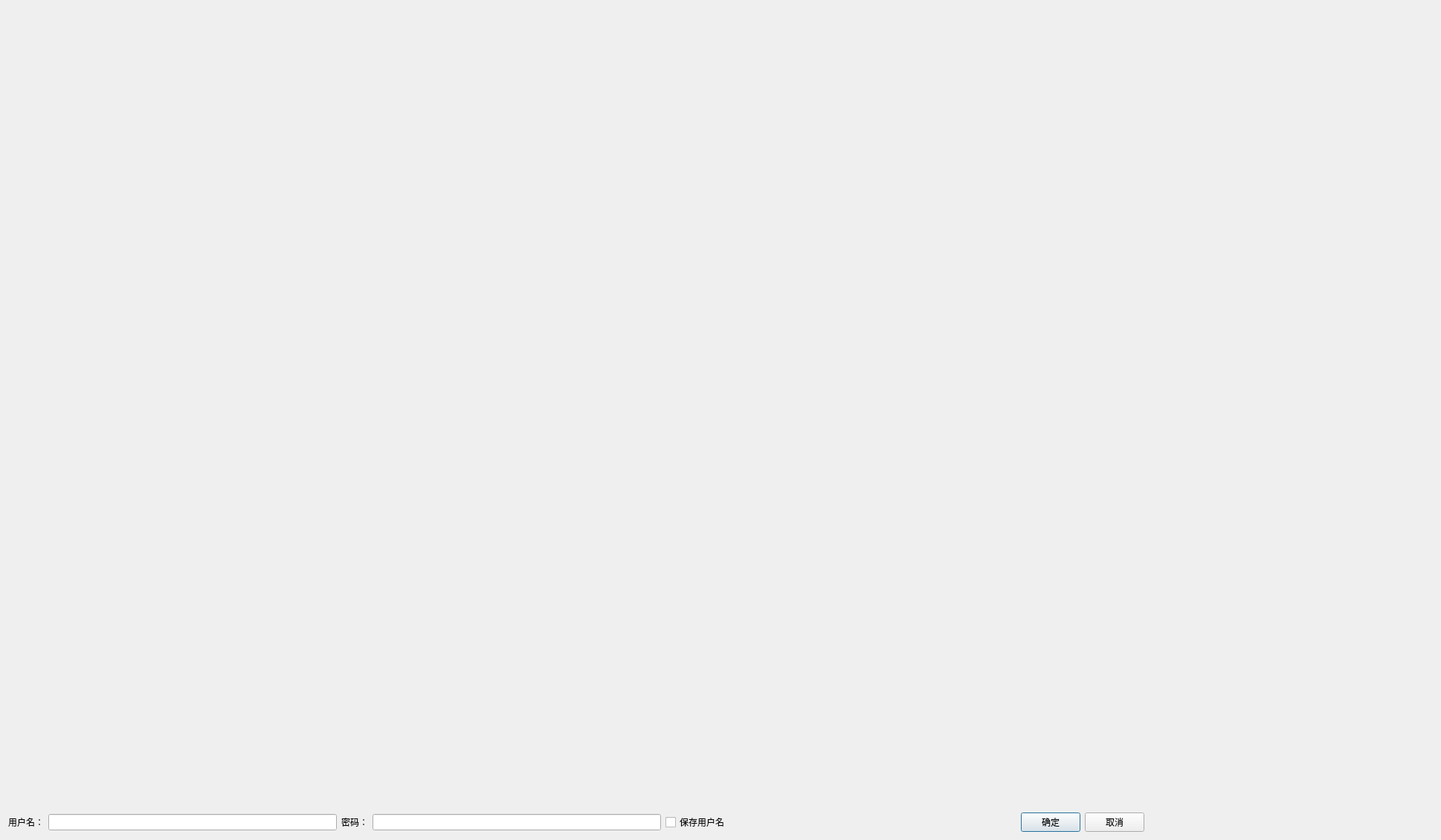
<?xml version="1.0" encoding="UTF-8"?>
<ui version="4.0">
 <class>TLoginDialog</class>
 <widget class="QDialog" name="TLoginDialog">
  <property name="geometry">
   <rect>
    <x>0</x>
    <y>0</y>
    <width>1938</width>
    <height>1130</height>
   </rect>
  </property>
  <property name="windowTitle">
   <string>Dialog</string>
  </property>
  <layout class="QVBoxLayout" name="verticalLayout">
   <item>
    <widget class="QLabel" name="label">
     <property name="text">
      <string/>
     </property>
     <property name="pixmap">
      <pixmap resource="res.qrc">:/icon/images/R-C.jpg</pixmap>
     </property>
    </widget>
   </item>
   <item>
    <layout class="QHBoxLayout" name="horizontalLayout">
     <item>
      <widget class="QLabel" name="label_2">
       <property name="text">
        <string>用户名：</string>
       </property>
      </widget>
     </item>
     <item>
      <widget class="QLineEdit" name="editUser"/>
     </item>
     <item>
      <widget class="QLabel" name="label_3">
       <property name="text">
        <string>密码：</string>
       </property>
      </widget>
     </item>
     <item>
      <widget class="QLineEdit" name="editPSWD">
       <property name="echoMode">
        <enum>QLineEdit::Password</enum>
       </property>
      </widget>
     </item>
     <item>
      <widget class="QCheckBox" name="chkBoxSave">
       <property name="text">
        <string>保存用户名</string>
       </property>
      </widget>
     </item>
     <item>
      <spacer name="horizontalSpacer_2">
       <property name="orientation">
        <enum>Qt::Horizontal</enum>
       </property>
       <property name="sizeHint" stdset="0">
        <size>
         <width>13</width>
         <height>20</height>
        </size>
       </property>
      </spacer>
     </item>
     <item>
      <widget class="QPushButton" name="btnOK">
       <property name="text">
        <string>确定</string>
       </property>
      </widget>
     </item>
     <item>
      <widget class="QPushButton" name="btnCancel">
       <property name="text">
        <string>取消</string>
       </property>
      </widget>
     </item>
     <item>
      <spacer name="horizontalSpacer">
       <property name="orientation">
        <enum>Qt::Horizontal</enum>
       </property>
       <property name="sizeHint" stdset="0">
        <size>
         <width>17</width>
         <height>20</height>
        </size>
       </property>
      </spacer>
     </item>
    </layout>
   </item>
  </layout>
 </widget>
 <resources>
  <include location="res.qrc"/>
 </resources>
 <connections>
  <connection>
   <sender>btnCancel</sender>
   <signal>clicked()</signal>
   <receiver>TLoginDialog</receiver>
   <slot>reject()</slot>
   <hints>
    <hint type="sourcelabel">
     <x>582</x>
     <y>455</y>
    </hint>
    <hint type="destinationlabel">
     <x>331</x>
     <y>238</y>
    </hint>
   </hints>
  </connection>
 </connections>
</ui>
